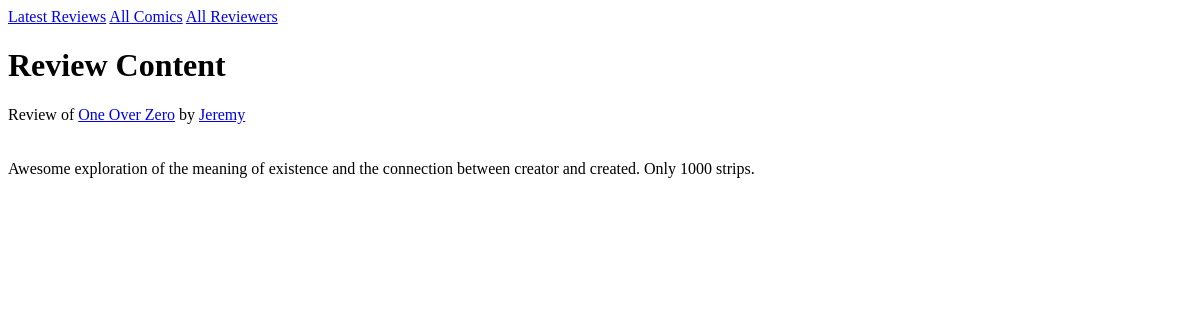
The app's page /1/, older data.
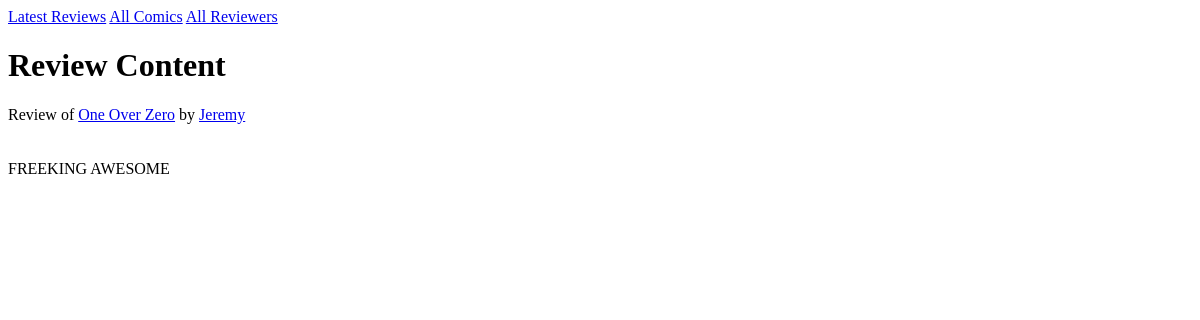
The same page, newer data.
### reviews/models.py (models this page shows, shortened)
class Review(models.Model):
    comic = models.ForeignKey(Comic)
    reviewer = models.ForeignKey(Reviewer)
    review_text = models.CharField(max_length=2000)
    stars = models.IntegerField(default=0)
    pub_date = models.DateTimeField('date reviewed')

class Comic(models.Model):
    RATING_UNRATED = 'un'
    RATING_G       = 'g'
    RATING_PG      = 'pg'
    RATING_PG_13   = 'pg13'
    RATING_R       = 'r'
    RATING_NC_17   = 'nc17'
    MPAA_RATING_CHOICES = (
        (RATING_UNRATED, '(Unrated)'),
        (RATING_G,       'G'),
        (RATING_PG,      'PG'),
        (RATING_PG_13,   'PG-13'),
        (RATING_R,       'R'),
        (RATING_NC_17,   'NC-17'),
    )
    name = models.CharField(max_length=50)
    url = models.CharField(max_length=200)
    mpaa_rating = models.CharField(
        max_length=4,
        choices=MPAA_RATING_CHOICES,
        default=RATING_UNRATED)

class Reviewer(models.Model):
    user = models.OneToOneField(User)
    name = models.CharField(max_length=50)
    admin = models.BooleanField(default=False)

### reviews/views.py (the view)
# urls.py: url(r'^(?P<review_id>\d+)/$', views.detail, name='detail'),
def detail(request, review_id):
    review = get_object_or_404(Review, pk=review_id)
    return render(request, 'reviews/detail.html', {'review':review})

### reviews/templates/reviews/detail.html (shortened to what this page needs)
{% extends 'reviews/base.html' %}
{% block allreviews %}{{ block.super }}{% endblock %}
{% block allcomics %}{{ block.super }}{% endblock %}
{% block allreviewers %}{{ block.super }}{% endblock %}
{% block content %}
    <h1>Review Content</h1>
    Review of <a href="{% url 'comicdetail' review.comic.id %}">{{ review.comic.name }}</a>
    by <a href="{% url 'reviewerdetail' review.reviewer.id %}">{{ review.reviewer.name }}</a>
    <br /><br />
    <br />
    {{ review.review_text }}
{% endblock %}

Row changes from the older to the newer data that the page shows:
changed Review "One Over Zero": review_text "Awesome exploration of the meaning of existence and the connection between creator and created. Only 1000 strips." → "FREEKING AWESOME"
